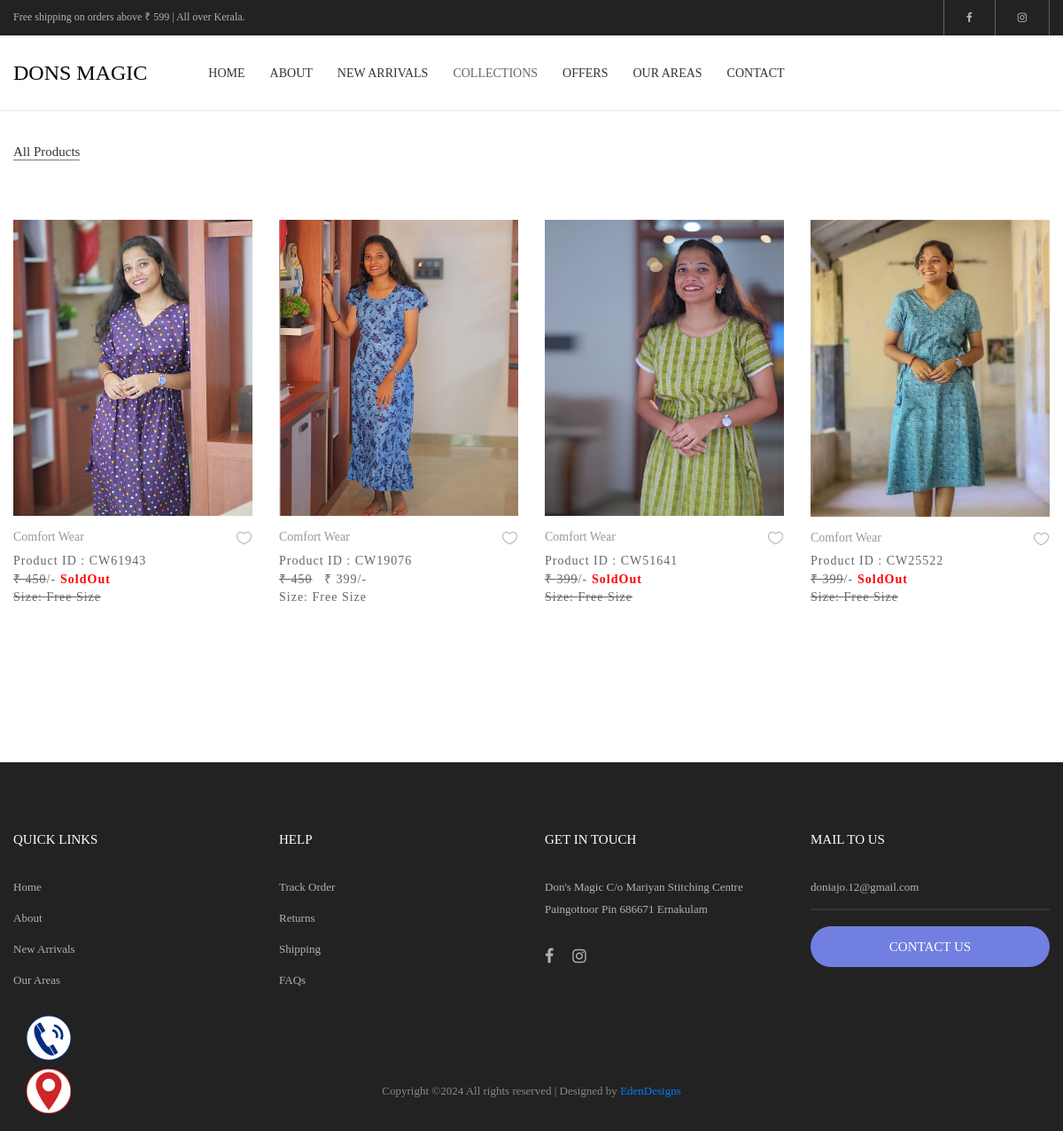
Page /collections.php?type=CW on the committed database.
### tables this page shows
CREATE TABLE IF NOT EXISTS `tbl_product` (
  `id` int NOT NULL AUTO_INCREMENT,
  `producttype_id` int NOT NULL,
  `product_code` varchar(20) DEFAULT NULL,
  `title` text,
  `aboutproduct` text,
  `MRP` int NOT NULL,
  `offerprice` int DEFAULT NULL,
  `isfeatured` smallint DEFAULT '0',
  `image_1` text,
  `image_2` text,
  `image_3` text,
  `image_4` text,
  `orderno` int DEFAULT '0',
  `availablesizes` varchar(300) DEFAULT NULL,
  `label` varchar(250) DEFAULT NULL,
  `color` varchar(250) DEFAULT NULL,
  `createdat` datetime DEFAULT NULL,
  `createdby` int DEFAULT NULL,
  `updatedat` datetime DEFAULT NULL,
  `updatedby` int DEFAULT NULL,
  `status` varchar(50) DEFAULT 'Active',
  `isdeleted` tinyint DEFAULT '0',
  PRIMARY KEY (`id`)
);

CREATE TABLE IF NOT EXISTS `tbl_producttype` (
  `producttype_id` int NOT NULL AUTO_INCREMENT,
  `producttype` varchar(250) DEFAULT NULL,
  `typecode` varchar(11) NOT NULL,
  `abouttype` text,
  `orderno` int DEFAULT '0',
  `createdat` datetime DEFAULT NULL,
  `createdby` int DEFAULT NULL,
  `updatedat` datetime DEFAULT NULL,
  `updatedby` int DEFAULT NULL,
  `status` varchar(50) DEFAULT 'Active',
  `isdeleted` smallint DEFAULT '0',
  PRIMARY KEY (`producttype_id`)
);

### admin/db_connection.php (called while the page is built, shortened)
<?php
$statusarray=array("ACTIVE"=>"Active","DRAFT"=>"Draft","SOLDOUT"=>"SoldOut");
?>

### collections.php (the view, shortened to what this page needs)
<?php
include('headerWhite.php');
include_once("admin/db_connection.php");
?>
	<div class="bg0 m-t-23 p-b-140">
		<div class="container">
			<div class="flex-w flex-sb-m p-b-52">
				<div class="flex-w flex-l-m filter-tope-group m-tb-10">
				<button class="stext-106 cl6 hov1 bor3 trans-04 m-r-32 m-tb-5 how-active1" data-filter="*">
						All Products
					</button>
					<?php
						$type="";
						if(isset($_REQUEST["type"])){
							$typerequest=$_REQUEST["type"];
							$typearray=explode(',', $typerequest);
							if(count($typearray)>1){
								foreach($typearray as $value){
									$type=$type."'".$value."',";
								}
								$type=$type."'null'";
								$sql_select = "SELECT  producttype_id,
								producttype,typecode
								FROM tbl_producttype
								WHERE IFNULL(isdeleted,0)=0
								AND IFNULL(STATUS,'Active')='Active'
								AND typecode IN($type)
								ORDER BY orderno ASC";
								$select_results = $con->query($sql_select);
								while($row_select=$select_results->fetch_array(MYSQLI_ASSOC)){
									$id=$row_select["producttype_id"];
									$producttype=$row_select["producttype"];
									$typecode=$row_select["typecode"];
								?>
								<button class="stext-106 cl6 hov1 bor3 trans-04 m-r-32 m-tb-5" data-filter=".<?php echo $typecode; ?>">
									<?php echo $producttype; ?>
								</button>
								<?php
								}
								$select_results->close();
							}else{
								$type="'".$typerequest."'";
							}
						}
					?>
				</div>
			</div>
			<div class="row isotope-grid">
			<?php
						$sql_products = "SELECT   p.id,
						IFNULL(p.title,'')title,
						IFNULL(p.product_code,'')product_code,
						IFNULL(p.aboutproduct,'') aboutproduct,
						p.MRP,
						IFNULL(p.offerprice,'') offerprice,
						CASE WHEN IFNULL(p.isfeatured,0)=0 THEN 'NO' ELSE 'YES' END isfeatured ,
						p.image_1,
						IFNULL(p.STATUS,'Active') status,
						IFNULL(p.orderno,0) orderno,
						IFNULL(p.label,'') label,
						IFNULL(p.color,'') color,
						t.producttype_id,
						t.producttype,
						t.typecode,
						GROUP_CONCAT(s.size  ORDER BY s.orderno ASC) size
						FROM tbl_product p LEFT JOIN tbl_producttype t ON t.producttype_id=p.producttype_id
						LEFT JOIN tbl_availablesizes a On a.product_id=p.id
						LEFT JOIN tbl_size s ON a.size_id=s.size_id
						WHERE IFNULL(p.isdeleted,0)=0
						AND IFNULL(p.STATUS,'Active')!='".$statusarray["DRAFT"]."'
						AND t.typecode IN($type)
						GROUP BY p.id ORDER BY IFNULL(p.orderno,0) ASC,p.id DESC";
						$product_results = $con->query($sql_products);
						while($row_product=$product_results->fetch_array(MYSQLI_ASSOC)){
							$producttype=$row_product["producttype"];
							$typecode=$row_product["typecode"];
							$id=$row_product["id"];
							$title=$row_product["title"];
							$product_code=$row_product["product_code"];
							$MRP=$row_product["MRP"];
							$offerprice=$row_product["offerprice"];
							$image_1=$row_product["image_1"];
							$status=$row_product["status"];
							$size=$row_product["size"];
							$label=$row_product["label"];
							$color=$row_product["color"];
						?>
						<div class="col-sm-6 col-md-4 col-lg-3 p-b-35 isotope-item <?php echo $typecode; ?>">
							<div class="block2">
								<div class="block2-pic hov-img0 <?php if(trim($label)!=""){ ?>label-new <?php }?>" data-label="<?php echo $label; ?>">
									<a href="viewmore.php?id=<?php echo $id; ?>" class="stext-104 cl4 hov-cl1 trans-04 js-name-b2 p-b-6">
										<img src="images/products/<?php echo $image_1; ?>" alt="IMG-PRODUCT">
									</a>
								</div>
								<div class="block2-txt flex-w flex-t p-t-14">
									<div class="block2-txt-child1 flex-col-l ">
										<a href="viewmore.php?id=<?php echo $id; ?>" class="stext-104 cl4 hov-cl1 trans-04 js-name-b2 p-b-6">
											<?php echo $producttype; echo trim($color)!=""?" (".$color.")":""; ?>
											<br><?php echo trim($title); ?>
										</a>
										<span class="stext-105 cl3">
											Product ID : <?php echo $product_code; ?>
										</span>
										<span class="stext-105 cl3">
										<?php
										if($status!=$statusarray["SOLDOUT"]){
											if($offerprice!="" && $offerprice>0){
												echo "<s>₹ $MRP</s> &nbsp; ₹ $offerprice/-";
											}else{
												echo "₹ $MRP/-";
											}
										}else{
											if($offerprice!="" && $offerprice>0){
												echo "<s>₹ $offerprice</s>/-";
											}else{
												echo "<s>₹ $MRP</s>/-";
											}
											echo '<span class="soldout">'.$statusarray["SOLDOUT"].'</span>';
										}
										if($status!=$statusarray["SOLDOUT"]){
											echo "<br>Size: $size";
										}
										else{
											echo "<br><s>Size: $size</s>";
										}
										?>
										</span>
									</div>
									<div class="block2-txt-child2 flex-r p-t-3">
										<a href="#" class="btn-addwish-b2 dis-block pos-relative js-addwish-b2">
											<img class="icon-heart1 dis-block trans-04" src="images/icons/icon-heart-01.png" alt="ICON">
										</a>
									</div>
								</div>
							</div>
						</div>
						<?php
						}
					?>
			</div>
		</div>
	</div>
	<?php
include("footer.php");
	?>

### css/main.css (style rules this page uses)
.container { max-width: 1380px; }
@media (max-width: 1600px) { .container { max-width: 1200px; } }
.block2-pic { position: relative; }
.block2-txt-child1 { width: calc(100% - 30px); }
.block2-txt-child2 { width: 30px; }
.cl3 { color: #666; }
.cl4 { color: #999; }
.cl6 { color: #888; }
.stext-104 { font-family: Poppins-Regular; font-size: 14px; line-height: 1.466667; }
.stext-105 { font-family: Poppins-Regular; font-size: 14px; line-height: 1.466667; letter-spacing: 1px; }
.stext-106 { font-family: Poppins-Regular; font-size: 15px; line-height: 1.2; }
.bg0 { background-color: #fff; }
.bor3 { border-bottom: 1px solid transparent; }
.how-active1 { color: #333; border-color: #797979; }
.hov-img0 { display: block; overflow: hidden; }
.hov-img0 img { width: 100%; -webkit-transition: transform 0.9s ease; -o-transition: transform 0.9s ease; -moz-transition: transform 0.9s ease; transition: transform 0.9s ease; }
.soldout { color: red; padding-left: 5px; font-weight: 700; }

### css/styles.css (style rules this page uses)
* { box-sizing: border-box; margin: 0; padding: 0; }

### rows in the picture
tbl_product: image_1 (picture), producttype.producttype "Comfort Wear", product_code "CW61943", MRP "450", size "Free Size"
tbl_product: image_1 (picture), producttype.producttype "Comfort Wear", product_code "CW19076", MRP "450", offerprice "399", size "Free Size"
tbl_product: image_1 (picture), producttype.producttype "Comfort Wear", product_code "CW51641", offerprice "399", size "Free Size"
tbl_product: image_1 (picture), producttype.producttype "Comfort Wear", product_code "CW25522", offerprice "399", size "Free Size"
